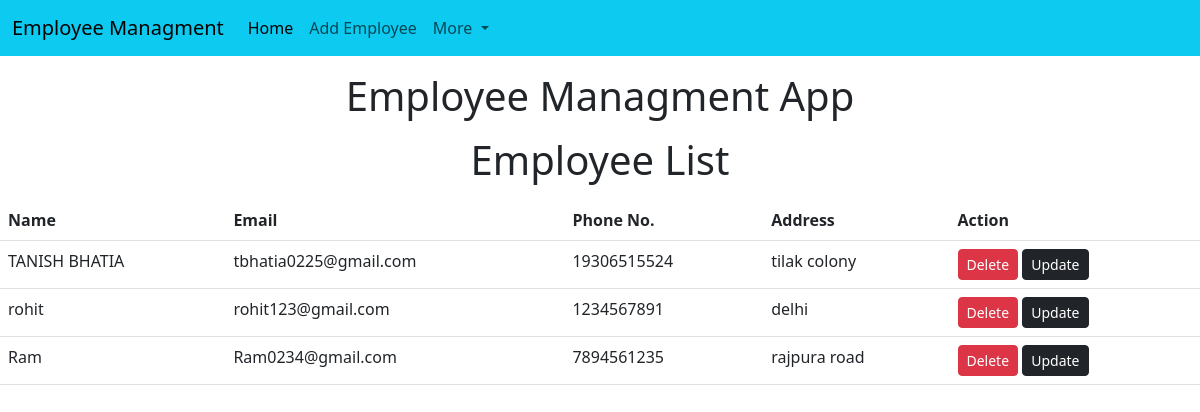
The page / on the database its author committed.
### details/models.py (models this page shows)
class Employee_details(models.Model):
    name=models.CharField(max_length=30)
    email=models.CharField(max_length=20)
    address=models.CharField(max_length=100)
    department=models.CharField(max_length=50)
    phone=models.IntegerField(max_length=10)
    positions=models.CharField(max_length=100)

### EMP/views.py (the view)
# urls.py: path('',emp_home),
def emp_home(request):
    emps=Employee_details.objects.all()
    return render(request,'home.html',{'emps':emps})

### templates/home.html (shortened to what this page needs)
<!doctype html>
<html lang="en">
  <head>
    <link href="https://cdn.jsdelivr.net/npm/bootstrap@5.3.0/dist/css/bootstrap.min.css" rel="stylesheet">
  </head>
  <body>
    {% include 'navebar.html' %}
    <h1 class='text-center my-3'>Employee Managment App</h1>
    <h1 class='text-center my-3'>Employee List</h1>
    <table class="table">
        <thead>
          <tr>
            <th scope="col">Name</th>
            <th scope="col">Email</th>
            <th scope="col">Phone No.</th>
            <th scope="col">Address</th>
            <th scope="col">Action</th>
          </tr>
        </thead>
        <tbody>
            {% for e in emps %}
          <tr>
        <td>{{e.name}}</td>
        <td>{{e.email}}</td>
        <td>{{e.phone}}</td>
        <td>{{e.address}}</td>
        <td>
          <button class="btn btn-danger btn-sm">Delete</button>
          <button class="btn btn-dark btn-sm">Update</button>
        </td>
          </tr>
          {% endfor %}
        </tbody>
      </table>
  </body>
</html>

### templates/navebar.html (shortened to what this page needs)
<nav class="navbar navbar-expand-lg bg-info">
    <div class="container-fluid">
      <a class="navbar-brand" href="#">Employee Managment</a>
      <div class="collapse navbar-collapse" id="navbarSupportedContent">
        <ul class="navbar-nav me-auto mb-2 mb-lg-0">
          <li class="nav-item">
            <a class="nav-link active" aria-current="page" href="/">Home</a>
          </li>
          <li class="nav-item">
            <a class="nav-link" href="/add_emp/">Add Employee</a>
          </li>
          <li class="nav-item dropdown">
            <a class="nav-link dropdown-toggle" href="#" role="button" data-bs-toggle="dropdown" aria-expanded="false">
              More
            </a>
          </li>
        </ul>
      </div>
    </div>
  </nav>

### rows shown on the page
Employee_details: name "TANISH BHATIA", email "tbhatia0225@gmail.com", phone "19306515524", address "tilak colony"
Employee_details: name "rohit", email "rohit123@gmail.com", phone "1234567891", address "delhi"
Employee_details: name "Ram", email "Ram0234@gmail.com", phone "7894561235", address "rajpura road"
